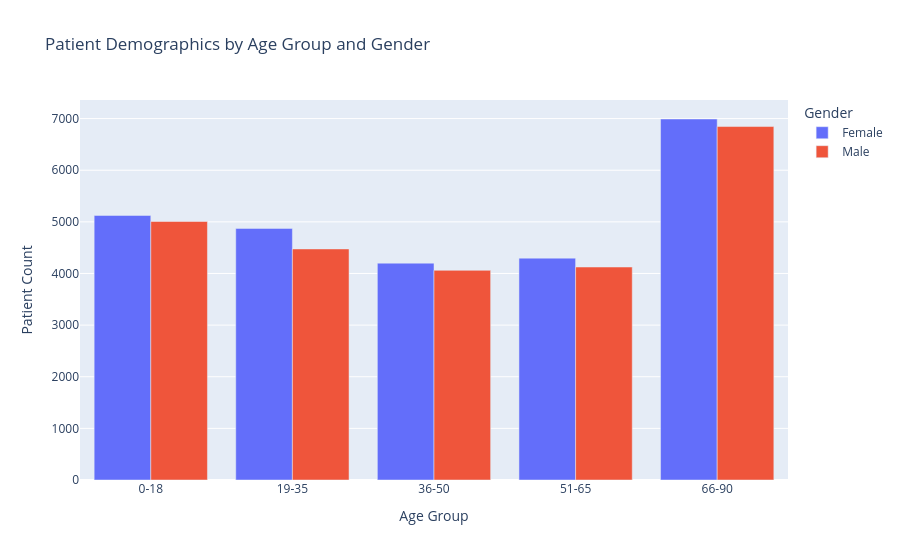

Notebook cell for this chart:
### Markdown cell above
### Patient Demographic Distribution

This visualization compares patient volume across age groups and gender to reveal demographic patterns in healthcare demand.

### Code cell
# Visualize patient distribution by age group and gender
demographic_chart = px.bar(
    demographic_analysis,
    x="Age Group",
    y="Patient Count",
    color="Gender",
    barmode="group",
    title="Patient Demographics by Age Group and Gender"
)

demographic_chart.show()

### Figure 1 — Plotly figure (JSON) as saved in the notebook; plotly's stock layout.template omitted (floating-point values rounded to 4 significant figures)
{"data": [{"alignmentgroup": "True", "hovertemplate": "Gender=Female<br>Age Group=%{x}<br>Patient Count=%{y}<extra></extra>", "legendgroup": "Female", "marker": {"color": "#636efa", "pattern": {"shape": ""}}, "name": "Female", "offsetgroup": "Female", "orientation": "v", "showlegend": true, "textposition": "auto", "type": "bar", "x": ["0-18", "19-35", "36-50", "51-65", "66-90"], "xaxis": "x", "y": [5124, 4873, 4200, 4297, 6992], "yaxis": "y"}, {"alignmentgroup": "True", "hovertemplate": "Gender=Male<br>Age Group=%{x}<br>Patient Count=%{y}<extra></extra>", "legendgroup": "Male", "marker": {"color": "#EF553B", "pattern": {"shape": ""}}, "name": "Male", "offsetgroup": "Male", "orientation": "v", "showlegend": true, "textposition": "auto", "type": "bar", "x": ["0-18", "19-35", "36-50", "51-65", "66-90"], "xaxis": "x", "y": [5007, 4475, 4061, 4125, 6846], "yaxis": "y"}], "layout": {"barmode": "group", "legend": {"title": {"text": "Gender"}, "tracegroupgap": 0}, "title": {"text": "Patient Demographics by Age Group and Gender"}, "xaxis": {"anchor": "y", "domain": [0, 1], "title": {"text": "Age Group"}}, "yaxis": {"anchor": "x", "domain": [0, 1], "title": {"text": "Patient Count"}}}}
